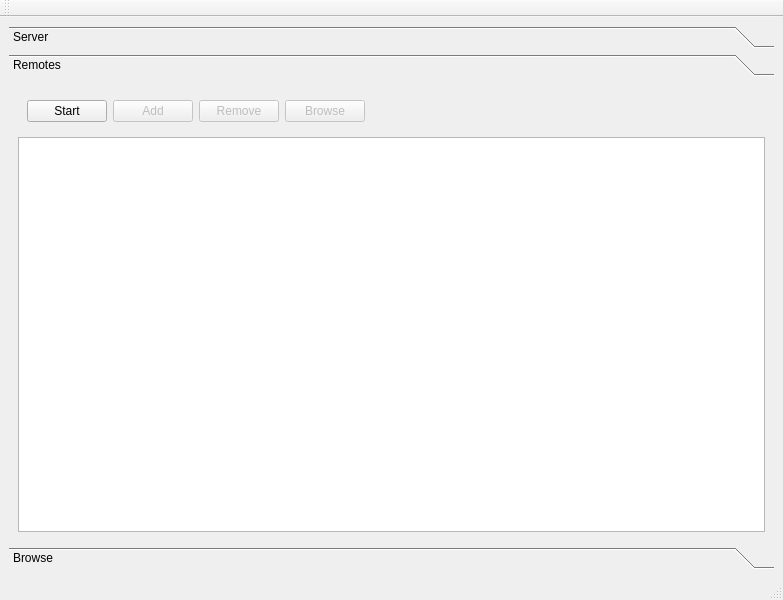
<?xml version="1.0" encoding="UTF-8"?>
<ui version="4.0">
 <class>MainWindow</class>
 <widget class="QMainWindow" name="MainWindow">
  <property name="geometry">
   <rect>
    <x>0</x>
    <y>0</y>
    <width>783</width>
    <height>600</height>
   </rect>
  </property>
  <property name="windowTitle">
   <string>MainWindow</string>
  </property>
  <widget class="QWidget" name="centralwidget">
   <layout class="QVBoxLayout" name="verticalLayout_4">
    <item>
     <widget class="QToolBox" name="remoteControlToolBox">
      <property name="currentIndex">
       <number>1</number>
      </property>
      <widget class="QWidget" name="serverPage">
       <property name="geometry">
        <rect>
         <x>0</x>
         <y>0</y>
         <width>751</width>
         <height>544</height>
        </rect>
       </property>
       <attribute name="label">
        <string>Server</string>
       </attribute>
       <layout class="QVBoxLayout" name="verticalLayout">
        <item>
         <widget class="QGroupBox" name="connectionGroupBox">
          <property name="title">
           <string>Connection</string>
          </property>
          <property name="checkable">
           <bool>true</bool>
          </property>
          <layout class="QFormLayout" name="formLayout">
           <item row="0" column="0">
            <widget class="QLabel" name="addressLabel">
             <property name="text">
              <string>Address</string>
             </property>
             <property name="buddy">
              <cstring>addressLineEdit</cstring>
             </property>
            </widget>
           </item>
           <item row="0" column="1">
            <widget class="QLineEdit" name="addressLineEdit">
             <property name="text">
              <string>localhost</string>
             </property>
            </widget>
           </item>
           <item row="1" column="0">
            <widget class="QLabel" name="portLabel">
             <property name="text">
              <string>Port</string>
             </property>
             <property name="buddy">
              <cstring>portSpinBox</cstring>
             </property>
            </widget>
           </item>
           <item row="1" column="1">
            <widget class="QSpinBox" name="portSpinBox">
             <property name="maximum">
              <number>65535</number>
             </property>
             <property name="value">
              <number>5572</number>
             </property>
            </widget>
           </item>
          </layout>
         </widget>
        </item>
        <item>
         <widget class="QGroupBox" name="authenticationGroupBox">
          <property name="title">
           <string>Authentication</string>
          </property>
          <property name="checkable">
           <bool>true</bool>
          </property>
          <layout class="QFormLayout" name="formLayout_2">
           <item row="0" column="0">
            <widget class="QLabel" name="realmLabel">
             <property name="text">
              <string>Realm</string>
             </property>
             <property name="buddy">
              <cstring>realmLineEdit</cstring>
             </property>
            </widget>
           </item>
           <item row="0" column="1">
            <widget class="QLineEdit" name="realmLineEdit">
             <property name="text">
              <string>rclone</string>
             </property>
            </widget>
           </item>
           <item row="1" column="0">
            <widget class="QLabel" name="userLabel">
             <property name="text">
              <string>User</string>
             </property>
             <property name="buddy">
              <cstring>userLineEdit</cstring>
             </property>
            </widget>
           </item>
           <item row="1" column="1">
            <widget class="QLineEdit" name="userLineEdit"/>
           </item>
           <item row="2" column="0">
            <widget class="QLabel" name="passwordLabel">
             <property name="text">
              <string>Password</string>
             </property>
             <property name="buddy">
              <cstring>passwordLineEdit</cstring>
             </property>
            </widget>
           </item>
           <item row="2" column="1">
            <widget class="QLineEdit" name="passwordLineEdit">
             <property name="echoMode">
              <enum>QLineEdit::Password</enum>
             </property>
            </widget>
           </item>
          </layout>
         </widget>
        </item>
        <item>
         <widget class="QGroupBox" name="hostGroupBox">
          <property name="title">
           <string>Host</string>
          </property>
          <property name="checkable">
           <bool>true</bool>
          </property>
          <layout class="QVBoxLayout" name="verticalLayout_3">
           <item>
            <widget class="QWidget" name="hostActionWidget" native="true">
             <layout class="QHBoxLayout" name="horizontalLayout_3">
              <item>
               <widget class="QPushButton" name="hostActionPushButton">
                <property name="text">
                 <string>Start</string>
                </property>
               </widget>
              </item>
              <item>
               <spacer name="horizontalSpacer">
                <property name="orientation">
                 <enum>Qt::Horizontal</enum>
                </property>
                <property name="sizeHint" stdset="0">
                 <size>
                  <width>0</width>
                  <height>0</height>
                 </size>
                </property>
               </spacer>
              </item>
             </layout>
            </widget>
           </item>
           <item>
            <widget class="QPlainTextEdit" name="hostLogPlainTextEdit">
             <property name="readOnly">
              <bool>true</bool>
             </property>
            </widget>
           </item>
          </layout>
         </widget>
        </item>
        <item>
         <widget class="QWidget" name="serverStatusWidget" native="true">
          <layout class="QVBoxLayout" name="verticalLayout_6">
           <item>
            <widget class="QWidget" name="serverStatusWidget_2" native="true">
             <layout class="QHBoxLayout" name="horizontalLayout_2">
              <item>
               <widget class="QPushButton" name="serverStatusPushButton">
                <property name="text">
                 <string>Check</string>
                </property>
               </widget>
              </item>
              <item>
               <spacer name="serverStatusSpacer">
                <property name="orientation">
                 <enum>Qt::Horizontal</enum>
                </property>
                <property name="sizeHint" stdset="0">
                 <size>
                  <width>0</width>
                  <height>0</height>
                 </size>
                </property>
               </spacer>
              </item>
             </layout>
            </widget>
           </item>
           <item>
            <widget class="QPlainTextEdit" name="serverLogPlainTextEdit">
             <property name="readOnly">
              <bool>true</bool>
             </property>
            </widget>
           </item>
          </layout>
         </widget>
        </item>
        <item>
         <spacer name="serverSpacer">
          <property name="orientation">
           <enum>Qt::Vertical</enum>
          </property>
          <property name="sizeHint" stdset="0">
           <size>
            <width>0</width>
            <height>0</height>
           </size>
          </property>
         </spacer>
        </item>
       </layout>
      </widget>
      <widget class="QWidget" name="remotesPage">
       <property name="geometry">
        <rect>
         <x>0</x>
         <y>0</y>
         <width>765</width>
         <height>440</height>
        </rect>
       </property>
       <attribute name="label">
        <string>Remotes</string>
       </attribute>
       <layout class="QVBoxLayout" name="verticalLayout_2">
        <item>
         <widget class="QWidget" name="remotesActionWidget" native="true">
          <layout class="QHBoxLayout" name="horizontalLayout">
           <item>
            <widget class="QPushButton" name="remotesConnectionPushButton">
             <property name="text">
              <string>Start</string>
             </property>
            </widget>
           </item>
           <item>
            <widget class="QPushButton" name="remotesAddPushButton">
             <property name="enabled">
              <bool>false</bool>
             </property>
             <property name="text">
              <string>Add</string>
             </property>
            </widget>
           </item>
           <item>
            <widget class="QPushButton" name="remotesRemovePushButton">
             <property name="enabled">
              <bool>false</bool>
             </property>
             <property name="text">
              <string>Remove</string>
             </property>
            </widget>
           </item>
           <item>
            <widget class="QPushButton" name="remotesBrowsePushButton">
             <property name="enabled">
              <bool>false</bool>
             </property>
             <property name="text">
              <string>Browse</string>
             </property>
            </widget>
           </item>
           <item>
            <spacer name="remotesSpacer">
             <property name="orientation">
              <enum>Qt::Horizontal</enum>
             </property>
             <property name="sizeHint" stdset="0">
              <size>
               <width>0</width>
               <height>0</height>
              </size>
             </property>
            </spacer>
           </item>
          </layout>
         </widget>
        </item>
        <item>
         <widget class="QListWidget" name="remoteListWidget"/>
        </item>
       </layout>
      </widget>
      <widget class="QWidget" name="browsePage">
       <property name="geometry">
        <rect>
         <x>0</x>
         <y>0</y>
         <width>139</width>
         <height>162</height>
        </rect>
       </property>
       <attribute name="label">
        <string>Browse</string>
       </attribute>
       <layout class="QVBoxLayout" name="verticalLayout_5">
        <item>
         <widget class="QWidget" name="commandWidget" native="true">
          <layout class="QFormLayout" name="formLayout_3">
           <item row="0" column="0">
            <widget class="QLabel" name="sourceLabel">
             <property name="text">
              <string>Source</string>
             </property>
             <property name="buddy">
              <cstring>sourceLineEdit</cstring>
             </property>
            </widget>
           </item>
           <item row="0" column="1">
            <widget class="QLineEdit" name="sourceLineEdit"/>
           </item>
           <item row="1" column="0">
            <widget class="QLabel" name="destinationLabel">
             <property name="text">
              <string>Destination</string>
             </property>
             <property name="buddy">
              <cstring>destinationLineEdit</cstring>
             </property>
            </widget>
           </item>
           <item row="1" column="1">
            <widget class="QLineEdit" name="destinationLineEdit"/>
           </item>
          </layout>
         </widget>
        </item>
        <item>
         <widget class="QTreeWidget" name="browseTreeWidget">
          <column>
           <property name="text">
            <string>Path</string>
           </property>
          </column>
          <column>
           <property name="text">
            <string>Source</string>
           </property>
          </column>
          <column>
           <property name="text">
            <string>Destination</string>
           </property>
          </column>
          <column>
           <property name="text">
            <string>Action</string>
           </property>
          </column>
         </widget>
        </item>
       </layout>
      </widget>
     </widget>
    </item>
   </layout>
  </widget>
  <widget class="QStatusBar" name="statusbar"/>
  <widget class="QMenuBar" name="menubar">
   <property name="geometry">
    <rect>
     <x>0</x>
     <y>0</y>
     <width>783</width>
     <height>19</height>
    </rect>
   </property>
  </widget>
  <widget class="QToolBar" name="toolBar">
   <property name="windowTitle">
    <string>toolBar</string>
   </property>
   <attribute name="toolBarArea">
    <enum>TopToolBarArea</enum>
   </attribute>
   <attribute name="toolBarBreak">
    <bool>false</bool>
   </attribute>
  </widget>
 </widget>
 <tabstops>
  <tabstop>connectionGroupBox</tabstop>
  <tabstop>addressLineEdit</tabstop>
  <tabstop>portSpinBox</tabstop>
  <tabstop>authenticationGroupBox</tabstop>
  <tabstop>realmLineEdit</tabstop>
  <tabstop>userLineEdit</tabstop>
  <tabstop>passwordLineEdit</tabstop>
  <tabstop>hostGroupBox</tabstop>
  <tabstop>remotesAddPushButton</tabstop>
  <tabstop>remotesRemovePushButton</tabstop>
  <tabstop>remoteListWidget</tabstop>
  <tabstop>sourceLineEdit</tabstop>
  <tabstop>destinationLineEdit</tabstop>
  <tabstop>browseTreeWidget</tabstop>
 </tabstops>
 <resources/>
 <connections/>
</ui>
